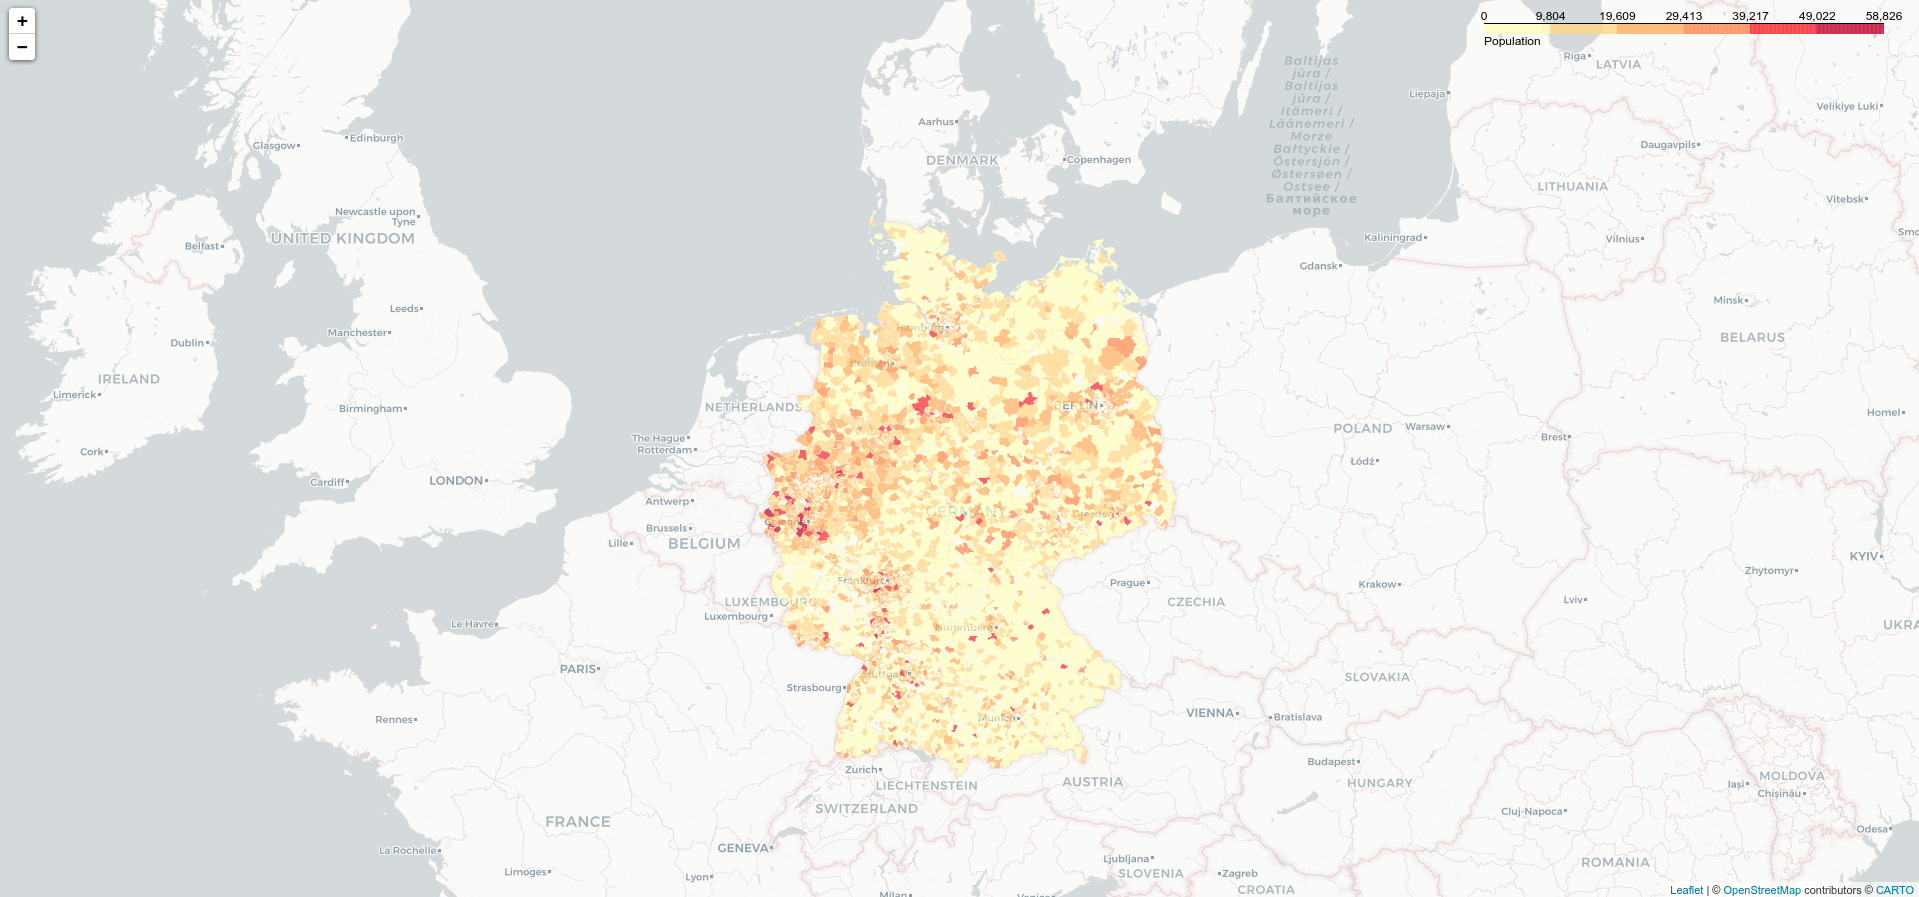

Here is the Python script that generated this plot:

# Paths:
path_data = "data/"
path_map = "Plot_types/Map/Map_Choropleth/"

# Packages:
import numpy as np
import pandas as pd
import geopandas as gpd
import folium

# Display options:
pd.set_option("display.width", 1200)
pd.set_option("display.max_columns", 300)
pd.set_option("display.max_rows", 300)

# Dataset:
df_data = pd.read_csv(path_data + "plz_einwohner.csv", 
                      sep = ",",
                      dtype = {"plz": str,
                               "einwohner": int})
df_geo = gpd.read_file(path_data + "plz-gebiete.shp/plz-gebiete.shp",
                       dtype = {"plz": str})

# Variables:
color_var = "einwohner"
id_var = "plz"

# Adapt the data:
df_geo = df_geo.drop_duplicates(subset = id_var,
                                keep = "first")
df_geo = df_geo.to_json()

# Map:
my_map = folium.Map(
    location = [51.5, 9.5],
    zoom_start = 5,
    tiles = "https://{s}.basemaps.cartocdn.com/light_all/{z}/{x}/{y}{r}.png",
    attr = '&copy; <a href="https://www.openstreetmap.org/copyright">OpenStreetMap' +
           '</a> contributors &copy; <a href="https://carto.com/attributions">CARTO</a>',
    subdomains = "abcd"
)
folium.Choropleth(
    geo_data = df_geo,
    data = df_data,
    columns = [id_var, color_var],
    key_on = "feature.properties." + id_var,
    fill_color = "YlOrRd",
    fill_opacity = 0.7,
    line_opacity = 0,
    line_weight = 0,
    legend_name = "Population",
    highlight = True
).add_to(my_map)
my_map.save(path_map + "map_folium.html")
